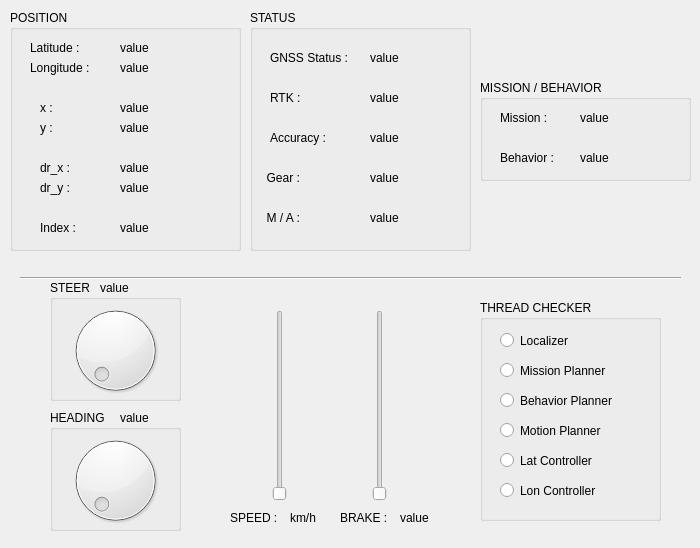
<?xml version="1.0" encoding="UTF-8"?>
<ui version="4.0">
 <class>Dialog</class>
 <widget class="QDialog" name="Dialog">
  <property name="geometry">
   <rect>
    <x>0</x>
    <y>0</y>
    <width>700</width>
    <height>548</height>
   </rect>
  </property>
  <property name="windowTitle">
   <string>Dialog</string>
  </property>
  <widget class="Line" name="line">
   <property name="geometry">
    <rect>
     <x>20</x>
     <y>270</y>
     <width>661</width>
     <height>16</height>
    </rect>
   </property>
   <property name="orientation">
    <enum>Qt::Horizontal</enum>
   </property>
  </widget>
  <widget class="QGroupBox" name="group_heading">
   <property name="geometry">
    <rect>
     <x>50</x>
     <y>410</y>
     <width>131</width>
     <height>121</height>
    </rect>
   </property>
   <property name="title">
    <string>HEADING</string>
   </property>
   <widget class="QDial" name="dial_heading">
    <property name="geometry">
     <rect>
      <x>0</x>
      <y>20</y>
      <width>131</width>
      <height>101</height>
     </rect>
    </property>
   </widget>
   <widget class="QLabel" name="lbl_heading">
    <property name="geometry">
     <rect>
      <x>70</x>
      <y>0</y>
      <width>57</width>
      <height>15</height>
     </rect>
    </property>
    <property name="text">
     <string>value</string>
    </property>
   </widget>
  </widget>
  <widget class="QSlider" name="slider_speed">
   <property name="geometry">
    <rect>
     <x>270</x>
     <y>310</y>
     <width>20</width>
     <height>191</height>
    </rect>
   </property>
   <property name="orientation">
    <enum>Qt::Vertical</enum>
   </property>
  </widget>
  <widget class="QLabel" name="label_2">
   <property name="geometry">
    <rect>
     <x>230</x>
     <y>510</y>
     <width>57</width>
     <height>15</height>
    </rect>
   </property>
   <property name="text">
    <string>SPEED : </string>
   </property>
  </widget>
  <widget class="QLabel" name="lbl_speed">
   <property name="geometry">
    <rect>
     <x>290</x>
     <y>510</y>
     <width>57</width>
     <height>15</height>
    </rect>
   </property>
   <property name="text">
    <string>km/h</string>
   </property>
  </widget>
  <widget class="QSlider" name="slider_brake">
   <property name="geometry">
    <rect>
     <x>370</x>
     <y>310</y>
     <width>20</width>
     <height>191</height>
    </rect>
   </property>
   <property name="orientation">
    <enum>Qt::Vertical</enum>
   </property>
  </widget>
  <widget class="QLabel" name="label_3">
   <property name="geometry">
    <rect>
     <x>340</x>
     <y>510</y>
     <width>57</width>
     <height>15</height>
    </rect>
   </property>
   <property name="text">
    <string>BRAKE :</string>
   </property>
  </widget>
  <widget class="QLabel" name="lbl_brake">
   <property name="geometry">
    <rect>
     <x>400</x>
     <y>510</y>
     <width>57</width>
     <height>15</height>
    </rect>
   </property>
   <property name="text">
    <string>value</string>
   </property>
  </widget>
  <widget class="QGroupBox" name="groupBox">
   <property name="geometry">
    <rect>
     <x>50</x>
     <y>280</y>
     <width>131</width>
     <height>121</height>
    </rect>
   </property>
   <property name="title">
    <string>STEER</string>
   </property>
   <widget class="QDial" name="dial_steer">
    <property name="geometry">
     <rect>
      <x>10</x>
      <y>20</y>
      <width>111</width>
      <height>101</height>
     </rect>
    </property>
   </widget>
   <widget class="QLabel" name="lbl_steer">
    <property name="geometry">
     <rect>
      <x>50</x>
      <y>0</y>
      <width>57</width>
      <height>15</height>
     </rect>
    </property>
    <property name="text">
     <string>value</string>
    </property>
   </widget>
  </widget>
  <widget class="QGroupBox" name="groupBox_2">
   <property name="geometry">
    <rect>
     <x>10</x>
     <y>10</y>
     <width>231</width>
     <height>241</height>
    </rect>
   </property>
   <property name="title">
    <string>POSITION</string>
   </property>
   <widget class="QLabel" name="lbl_dry">
    <property name="geometry">
     <rect>
      <x>110</x>
      <y>170</y>
      <width>57</width>
      <height>16</height>
     </rect>
    </property>
    <property name="text">
     <string>value</string>
    </property>
   </widget>
   <widget class="QLabel" name="label_12">
    <property name="geometry">
     <rect>
      <x>30</x>
      <y>110</y>
      <width>57</width>
      <height>15</height>
     </rect>
    </property>
    <property name="text">
     <string>y :</string>
    </property>
   </widget>
   <widget class="QLabel" name="lbl_lat">
    <property name="geometry">
     <rect>
      <x>110</x>
      <y>30</y>
      <width>101</width>
      <height>16</height>
     </rect>
    </property>
    <property name="text">
     <string>value</string>
    </property>
   </widget>
   <widget class="QLabel" name="label_14">
    <property name="geometry">
     <rect>
      <x>30</x>
      <y>170</y>
      <width>57</width>
      <height>15</height>
     </rect>
    </property>
    <property name="text">
     <string>dr_y : </string>
    </property>
   </widget>
   <widget class="QLabel" name="lbl_lon">
    <property name="geometry">
     <rect>
      <x>110</x>
      <y>50</y>
      <width>101</width>
      <height>16</height>
     </rect>
    </property>
    <property name="cursor">
     <cursorShape>ArrowCursor</cursorShape>
    </property>
    <property name="text">
     <string>value</string>
    </property>
    <property name="indent">
     <number>-1</number>
    </property>
   </widget>
   <widget class="QLabel" name="label_13">
    <property name="geometry">
     <rect>
      <x>30</x>
      <y>150</y>
      <width>57</width>
      <height>15</height>
     </rect>
    </property>
    <property name="text">
     <string>dr_x : </string>
    </property>
   </widget>
   <widget class="QLabel" name="lbl_x">
    <property name="geometry">
     <rect>
      <x>110</x>
      <y>90</y>
      <width>57</width>
      <height>15</height>
     </rect>
    </property>
    <property name="text">
     <string>value</string>
    </property>
   </widget>
   <widget class="QLabel" name="lbl_drx">
    <property name="geometry">
     <rect>
      <x>110</x>
      <y>150</y>
      <width>57</width>
      <height>15</height>
     </rect>
    </property>
    <property name="text">
     <string>value</string>
    </property>
   </widget>
   <widget class="QLabel" name="lbl_y">
    <property name="geometry">
     <rect>
      <x>110</x>
      <y>110</y>
      <width>57</width>
      <height>15</height>
     </rect>
    </property>
    <property name="text">
     <string>value</string>
    </property>
   </widget>
   <widget class="QLabel" name="label_11">
    <property name="geometry">
     <rect>
      <x>30</x>
      <y>90</y>
      <width>57</width>
      <height>15</height>
     </rect>
    </property>
    <property name="text">
     <string>x :</string>
    </property>
   </widget>
   <widget class="QLabel" name="label_9">
    <property name="geometry">
     <rect>
      <x>20</x>
      <y>30</y>
      <width>61</width>
      <height>16</height>
     </rect>
    </property>
    <property name="text">
     <string>Latitude :</string>
    </property>
   </widget>
   <widget class="QLabel" name="label_10">
    <property name="geometry">
     <rect>
      <x>20</x>
      <y>50</y>
      <width>71</width>
      <height>16</height>
     </rect>
    </property>
    <property name="text">
     <string>Longitude :</string>
    </property>
   </widget>
   <widget class="QLabel" name="label_8">
    <property name="geometry">
     <rect>
      <x>30</x>
      <y>210</y>
      <width>57</width>
      <height>15</height>
     </rect>
    </property>
    <property name="text">
     <string>Index :</string>
    </property>
   </widget>
   <widget class="QLabel" name="lbl_index">
    <property name="geometry">
     <rect>
      <x>110</x>
      <y>210</y>
      <width>57</width>
      <height>15</height>
     </rect>
    </property>
    <property name="text">
     <string>value</string>
    </property>
   </widget>
  </widget>
  <widget class="QGroupBox" name="groupBox_3">
   <property name="geometry">
    <rect>
     <x>250</x>
     <y>10</y>
     <width>221</width>
     <height>241</height>
    </rect>
   </property>
   <property name="title">
    <string>STATUS</string>
   </property>
   <widget class="QLabel" name="lbl_ma">
    <property name="geometry">
     <rect>
      <x>120</x>
      <y>200</y>
      <width>81</width>
      <height>16</height>
     </rect>
    </property>
    <property name="text">
     <string>value</string>
    </property>
   </widget>
   <widget class="QLabel" name="label_4">
    <property name="geometry">
     <rect>
      <x>20</x>
      <y>80</y>
      <width>41</width>
      <height>16</height>
     </rect>
    </property>
    <property name="text">
     <string>RTK :</string>
    </property>
   </widget>
   <widget class="QLabel" name="lbl_rtk">
    <property name="geometry">
     <rect>
      <x>120</x>
      <y>80</y>
      <width>81</width>
      <height>16</height>
     </rect>
    </property>
    <property name="text">
     <string>value</string>
    </property>
   </widget>
   <widget class="QLabel" name="lbl_acc">
    <property name="geometry">
     <rect>
      <x>120</x>
      <y>120</y>
      <width>81</width>
      <height>16</height>
     </rect>
    </property>
    <property name="text">
     <string>value</string>
    </property>
   </widget>
   <widget class="QLabel" name="label_6">
    <property name="geometry">
     <rect>
      <x>10</x>
      <y>160</y>
      <width>51</width>
      <height>16</height>
     </rect>
    </property>
    <property name="text">
     <string>  Gear :</string>
    </property>
   </widget>
   <widget class="QLabel" name="label_7">
    <property name="geometry">
     <rect>
      <x>10</x>
      <y>200</y>
      <width>57</width>
      <height>15</height>
     </rect>
    </property>
    <property name="text">
     <string>  M / A :</string>
    </property>
   </widget>
   <widget class="QLabel" name="label_5">
    <property name="geometry">
     <rect>
      <x>20</x>
      <y>120</y>
      <width>81</width>
      <height>16</height>
     </rect>
    </property>
    <property name="text">
     <string>Accuracy :</string>
    </property>
   </widget>
   <widget class="QLabel" name="lbl_gear">
    <property name="geometry">
     <rect>
      <x>120</x>
      <y>160</y>
      <width>91</width>
      <height>16</height>
     </rect>
    </property>
    <property name="text">
     <string>value</string>
    </property>
   </widget>
   <widget class="QLabel" name="label">
    <property name="geometry">
     <rect>
      <x>20</x>
      <y>40</y>
      <width>91</width>
      <height>16</height>
     </rect>
    </property>
    <property name="text">
     <string>GNSS Status :</string>
    </property>
   </widget>
   <widget class="QLabel" name="lbl_gnss">
    <property name="geometry">
     <rect>
      <x>120</x>
      <y>40</y>
      <width>91</width>
      <height>16</height>
     </rect>
    </property>
    <property name="text">
     <string>value</string>
    </property>
   </widget>
  </widget>
  <widget class="QGroupBox" name="groupBox_4">
   <property name="geometry">
    <rect>
     <x>480</x>
     <y>80</y>
     <width>211</width>
     <height>101</height>
    </rect>
   </property>
   <property name="title">
    <string>MISSION / BEHAVIOR</string>
   </property>
   <widget class="QLabel" name="label_15">
    <property name="geometry">
     <rect>
      <x>20</x>
      <y>30</y>
      <width>71</width>
      <height>16</height>
     </rect>
    </property>
    <property name="text">
     <string>Mission : </string>
    </property>
   </widget>
   <widget class="QLabel" name="label_16">
    <property name="geometry">
     <rect>
      <x>20</x>
      <y>70</y>
      <width>71</width>
      <height>16</height>
     </rect>
    </property>
    <property name="text">
     <string>Behavior : </string>
    </property>
   </widget>
   <widget class="QLabel" name="lbl_mission">
    <property name="geometry">
     <rect>
      <x>100</x>
      <y>30</y>
      <width>81</width>
      <height>16</height>
     </rect>
    </property>
    <property name="text">
     <string>value</string>
    </property>
   </widget>
   <widget class="QLabel" name="lbl_behavior">
    <property name="geometry">
     <rect>
      <x>100</x>
      <y>70</y>
      <width>91</width>
      <height>16</height>
     </rect>
    </property>
    <property name="text">
     <string>value</string>
    </property>
   </widget>
  </widget>
  <widget class="QGroupBox" name="groupBox_5">
   <property name="geometry">
    <rect>
     <x>480</x>
     <y>300</y>
     <width>181</width>
     <height>221</height>
    </rect>
   </property>
   <property name="title">
    <string>THREAD CHECKER</string>
   </property>
   <widget class="QRadioButton" name="rbtn_localizer">
    <property name="geometry">
     <rect>
      <x>20</x>
      <y>30</y>
      <width>141</width>
      <height>21</height>
     </rect>
    </property>
    <property name="text">
     <string>Localizer</string>
    </property>
   </widget>
   <widget class="QRadioButton" name="rbtn_mission_pln">
    <property name="geometry">
     <rect>
      <x>20</x>
      <y>60</y>
      <width>141</width>
      <height>21</height>
     </rect>
    </property>
    <property name="text">
     <string>Mission Planner</string>
    </property>
   </widget>
   <widget class="QRadioButton" name="rbtn_behavior_pln">
    <property name="geometry">
     <rect>
      <x>20</x>
      <y>90</y>
      <width>131</width>
      <height>21</height>
     </rect>
    </property>
    <property name="text">
     <string>Behavior Planner</string>
    </property>
   </widget>
   <widget class="QRadioButton" name="rbtn_motion_pln">
    <property name="geometry">
     <rect>
      <x>20</x>
      <y>120</y>
      <width>141</width>
      <height>21</height>
     </rect>
    </property>
    <property name="text">
     <string>Motion Planner</string>
    </property>
   </widget>
   <widget class="QRadioButton" name="rbtn_lat_con">
    <property name="geometry">
     <rect>
      <x>20</x>
      <y>150</y>
      <width>141</width>
      <height>21</height>
     </rect>
    </property>
    <property name="text">
     <string>Lat Controller</string>
    </property>
   </widget>
   <widget class="QRadioButton" name="rbtn_lon_con">
    <property name="geometry">
     <rect>
      <x>20</x>
      <y>180</y>
      <width>171</width>
      <height>21</height>
     </rect>
    </property>
    <property name="text">
     <string>Lon Controller</string>
    </property>
   </widget>
  </widget>
 </widget>
 <resources/>
 <connections/>
</ui>
